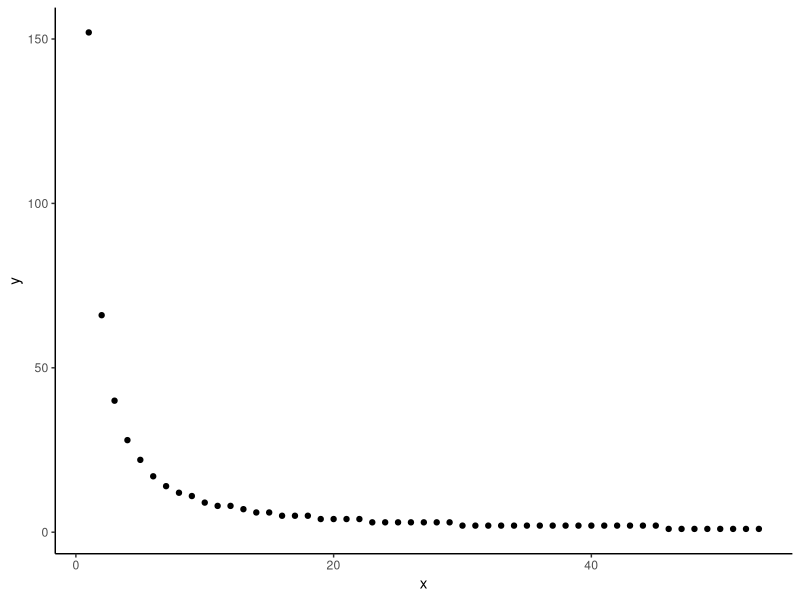

Write the R code that produced this figure.
## ---- chunk 1
knitr::opts_chunk$set(echo = TRUE)

library(tidyverse)

## ---- chunk 2
set.seed(444)

# Simulate frequency data

## Max lies per day
n <- 53

## Exponent
z <- -1.209

## Intercept
a <-  152.235

## Data

x <- 1:n
y <- round(a * x^z + rnorm(length(x), 0 , .0125))

freq_data <- data.frame(y, x)

## ---- chunk 3
ggplot(freq_data,
       aes(
         y = y,
         x = x
       )) +
  geom_point() +
  theme_classic()
## ---- chunk 4
non_linear <- nls(y ~ a * x^k, data = freq_data, start = list(a = 100, k = -1))

summary(non_linear)
## ---- chunk 5
ci_nonlinear <- confint(non_linear)

ci_nonlinear
## ---- chunk 6
1 - var(residuals(non_linear))/var(freq_data$y)
